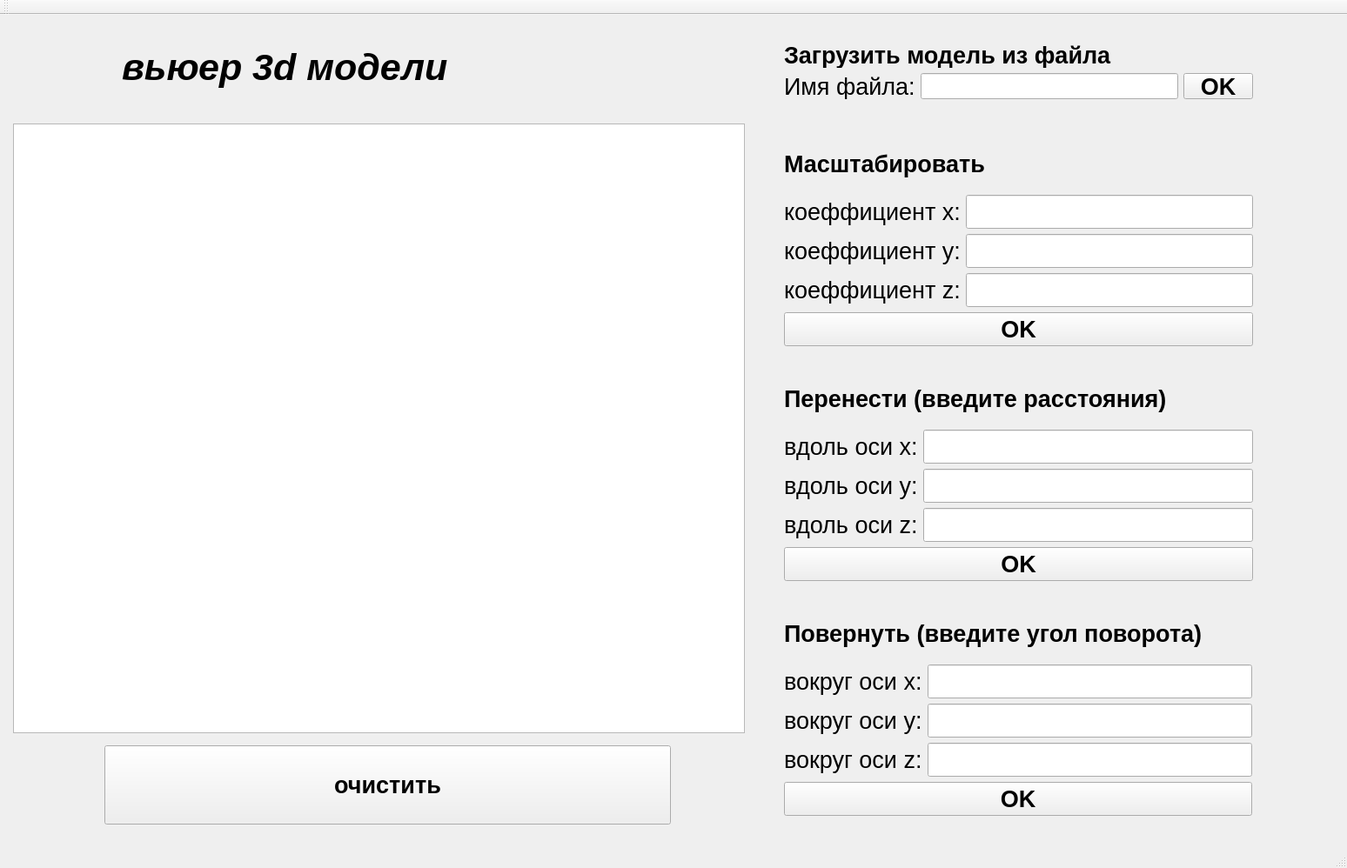
<?xml version="1.0" encoding="UTF-8"?>
<ui version="4.0">
 <class>MainWindow</class>
 <widget class="QMainWindow" name="MainWindow">
  <property name="enabled">
   <bool>true</bool>
  </property>
  <property name="geometry">
   <rect>
    <x>0</x>
    <y>0</y>
    <width>1548</width>
    <height>998</height>
   </rect>
  </property>
  <property name="minimumSize">
   <size>
    <width>1200</width>
    <height>700</height>
   </size>
  </property>
  <property name="windowTitle">
   <string>MainWindow</string>
  </property>
  <widget class="QWidget" name="centralWidget">
   <widget class="QGraphicsView" name="graphicsView">
    <property name="geometry">
     <rect>
      <x>15</x>
      <y>125</y>
      <width>841</width>
      <height>701</height>
     </rect>
    </property>
    <property name="minimumSize">
     <size>
      <width>500</width>
      <height>500</height>
     </size>
    </property>
   </widget>
   <widget class="QPushButton" name="clean_but">
    <property name="geometry">
     <rect>
      <x>120</x>
      <y>840</y>
      <width>651</width>
      <height>91</height>
     </rect>
    </property>
    <property name="font">
     <font>
      <pointsize>20</pointsize>
      <weight>75</weight>
      <bold>true</bold>
     </font>
    </property>
    <property name="cursor">
     <cursorShape>PointingHandCursor</cursorShape>
    </property>
    <property name="text">
     <string>очистить</string>
    </property>
   </widget>
   <widget class="QWidget" name="layoutWidget">
    <property name="geometry">
     <rect>
      <x>890</x>
      <y>400</y>
      <width>561</width>
      <height>262</height>
     </rect>
    </property>
    <layout class="QVBoxLayout" name="verticalLayout_4">
     <item>
      <widget class="QLabel" name="label_7">
       <property name="font">
        <font>
         <pointsize>20</pointsize>
         <weight>75</weight>
         <bold>true</bold>
        </font>
       </property>
       <property name="text">
        <string>Перенести (введите расстояния)</string>
       </property>
      </widget>
     </item>
     <item>
      <layout class="QHBoxLayout" name="horizontalLayout_6">
       <item>
        <widget class="QLabel" name="label_8">
         <property name="font">
          <font>
           <pointsize>20</pointsize>
          </font>
         </property>
         <property name="text">
          <string>вдоль оси x:</string>
         </property>
        </widget>
       </item>
       <item>
        <widget class="QLineEdit" name="x_scale_2">
         <property name="font">
          <font>
           <pointsize>20</pointsize>
          </font>
         </property>
        </widget>
       </item>
      </layout>
     </item>
     <item>
      <layout class="QHBoxLayout" name="horizontalLayout_7">
       <item>
        <widget class="QLabel" name="label_9">
         <property name="font">
          <font>
           <pointsize>20</pointsize>
          </font>
         </property>
         <property name="text">
          <string>вдоль оси y:</string>
         </property>
        </widget>
       </item>
       <item>
        <widget class="QLineEdit" name="y_scale_2">
         <property name="font">
          <font>
           <pointsize>20</pointsize>
          </font>
         </property>
        </widget>
       </item>
      </layout>
     </item>
     <item>
      <layout class="QHBoxLayout" name="horizontalLayout_8">
       <item>
        <widget class="QLabel" name="label_10">
         <property name="font">
          <font>
           <pointsize>20</pointsize>
          </font>
         </property>
         <property name="text">
          <string>вдоль оси z:</string>
         </property>
        </widget>
       </item>
       <item>
        <widget class="QLineEdit" name="z_scale_2">
         <property name="font">
          <font>
           <pointsize>20</pointsize>
          </font>
         </property>
        </widget>
       </item>
      </layout>
     </item>
     <item>
      <widget class="QPushButton" name="scale_but_2">
       <property name="font">
        <font>
         <pointsize>20</pointsize>
         <weight>75</weight>
         <bold>true</bold>
        </font>
       </property>
       <property name="cursor">
        <cursorShape>PointingHandCursor</cursorShape>
       </property>
       <property name="text">
        <string>OK</string>
       </property>
      </widget>
     </item>
    </layout>
   </widget>
   <widget class="QWidget" name="layoutWidget_2">
    <property name="geometry">
     <rect>
      <x>890</x>
      <y>670</y>
      <width>560</width>
      <height>262</height>
     </rect>
    </property>
    <layout class="QVBoxLayout" name="verticalLayout_5">
     <item>
      <widget class="QLabel" name="label_11">
       <property name="font">
        <font>
         <pointsize>20</pointsize>
         <weight>75</weight>
         <bold>true</bold>
        </font>
       </property>
       <property name="text">
        <string>Повернуть (введите угол поворота)</string>
       </property>
      </widget>
     </item>
     <item>
      <layout class="QHBoxLayout" name="horizontalLayout_9">
       <item>
        <widget class="QLabel" name="label_12">
         <property name="font">
          <font>
           <pointsize>20</pointsize>
          </font>
         </property>
         <property name="text">
          <string>вокруг оси x:</string>
         </property>
        </widget>
       </item>
       <item>
        <widget class="QLineEdit" name="x_scale_3">
         <property name="font">
          <font>
           <pointsize>20</pointsize>
          </font>
         </property>
        </widget>
       </item>
      </layout>
     </item>
     <item>
      <layout class="QHBoxLayout" name="horizontalLayout_10">
       <item>
        <widget class="QLabel" name="label_13">
         <property name="font">
          <font>
           <pointsize>20</pointsize>
          </font>
         </property>
         <property name="text">
          <string>вокруг оси y:</string>
         </property>
        </widget>
       </item>
       <item>
        <widget class="QLineEdit" name="y_scale_3">
         <property name="font">
          <font>
           <pointsize>20</pointsize>
          </font>
         </property>
        </widget>
       </item>
      </layout>
     </item>
     <item>
      <layout class="QHBoxLayout" name="horizontalLayout_11">
       <item>
        <widget class="QLabel" name="label_14">
         <property name="font">
          <font>
           <pointsize>20</pointsize>
          </font>
         </property>
         <property name="text">
          <string>вокруг оси z:</string>
         </property>
        </widget>
       </item>
       <item>
        <widget class="QLineEdit" name="z_scale_3">
         <property name="font">
          <font>
           <pointsize>20</pointsize>
          </font>
         </property>
        </widget>
       </item>
      </layout>
     </item>
     <item>
      <widget class="QPushButton" name="scale_but_3">
       <property name="font">
        <font>
         <pointsize>20</pointsize>
         <weight>75</weight>
         <bold>true</bold>
        </font>
       </property>
       <property name="cursor">
        <cursorShape>PointingHandCursor</cursorShape>
       </property>
       <property name="text">
        <string>OK</string>
       </property>
      </widget>
     </item>
    </layout>
   </widget>
   <widget class="QLabel" name="label_15">
    <property name="geometry">
     <rect>
      <x>140</x>
      <y>10</y>
      <width>421</width>
      <height>101</height>
     </rect>
    </property>
    <property name="font">
     <font>
      <pointsize>32</pointsize>
      <weight>75</weight>
      <italic>true</italic>
      <bold>true</bold>
      <underline>false</underline>
     </font>
    </property>
    <property name="text">
     <string>вьюер 3d модели</string>
    </property>
   </widget>
   <widget class="QWidget" name="">
    <property name="geometry">
     <rect>
      <x>890</x>
      <y>20</y>
      <width>561</width>
      <height>88</height>
     </rect>
    </property>
    <layout class="QVBoxLayout" name="verticalLayout_2">
     <item>
      <widget class="QLabel" name="label">
       <property name="font">
        <font>
         <pointsize>20</pointsize>
         <weight>75</weight>
         <bold>true</bold>
        </font>
       </property>
       <property name="text">
        <string>Загрузить модель из файла</string>
       </property>
      </widget>
     </item>
     <item>
      <layout class="QHBoxLayout" name="horizontalLayout_2">
       <item>
        <layout class="QVBoxLayout" name="verticalLayout">
         <item>
          <layout class="QHBoxLayout" name="horizontalLayout">
           <item>
            <widget class="QLabel" name="label_2">
             <property name="font">
              <font>
               <pointsize>20</pointsize>
              </font>
             </property>
             <property name="text">
              <string>Имя файла:</string>
             </property>
            </widget>
           </item>
           <item>
            <widget class="QLineEdit" name="lineEdit">
             <property name="font">
              <font>
               <pointsize>20</pointsize>
              </font>
             </property>
            </widget>
           </item>
           <item>
            <widget class="QPushButton" name="download_but">
             <property name="font">
              <font>
               <pointsize>20</pointsize>
               <weight>75</weight>
               <bold>true</bold>
              </font>
             </property>
             <property name="cursor">
              <cursorShape>PointingHandCursor</cursorShape>
             </property>
             <property name="text">
              <string>OK</string>
             </property>
            </widget>
           </item>
          </layout>
         </item>
        </layout>
       </item>
      </layout>
     </item>
    </layout>
   </widget>
   <widget class="QWidget" name="">
    <property name="geometry">
     <rect>
      <x>890</x>
      <y>130</y>
      <width>561</width>
      <height>262</height>
     </rect>
    </property>
    <layout class="QVBoxLayout" name="verticalLayout_3">
     <item>
      <widget class="QLabel" name="label_4">
       <property name="font">
        <font>
         <pointsize>20</pointsize>
         <weight>75</weight>
         <bold>true</bold>
        </font>
       </property>
       <property name="text">
        <string>Масштабировать</string>
       </property>
      </widget>
     </item>
     <item>
      <layout class="QHBoxLayout" name="horizontalLayout_3">
       <item>
        <widget class="QLabel" name="label_3">
         <property name="font">
          <font>
           <pointsize>20</pointsize>
          </font>
         </property>
         <property name="text">
          <string>коеффициент x:</string>
         </property>
        </widget>
       </item>
       <item>
        <widget class="QLineEdit" name="x_scale">
         <property name="font">
          <font>
           <pointsize>20</pointsize>
          </font>
         </property>
        </widget>
       </item>
      </layout>
     </item>
     <item>
      <layout class="QHBoxLayout" name="horizontalLayout_4">
       <item>
        <widget class="QLabel" name="label_5">
         <property name="font">
          <font>
           <pointsize>20</pointsize>
          </font>
         </property>
         <property name="text">
          <string>коеффициент y:</string>
         </property>
        </widget>
       </item>
       <item>
        <widget class="QLineEdit" name="y_scale">
         <property name="font">
          <font>
           <pointsize>20</pointsize>
          </font>
         </property>
        </widget>
       </item>
      </layout>
     </item>
     <item>
      <layout class="QHBoxLayout" name="horizontalLayout_5">
       <item>
        <widget class="QLabel" name="label_6">
         <property name="font">
          <font>
           <pointsize>20</pointsize>
          </font>
         </property>
         <property name="text">
          <string>коеффициент z:</string>
         </property>
        </widget>
       </item>
       <item>
        <widget class="QLineEdit" name="z_scale">
         <property name="font">
          <font>
           <pointsize>20</pointsize>
          </font>
         </property>
        </widget>
       </item>
      </layout>
     </item>
     <item>
      <widget class="QPushButton" name="scale_but">
       <property name="font">
        <font>
         <pointsize>20</pointsize>
         <weight>75</weight>
         <bold>true</bold>
        </font>
       </property>
       <property name="cursor">
        <cursorShape>PointingHandCursor</cursorShape>
       </property>
       <property name="text">
        <string>OK</string>
       </property>
      </widget>
     </item>
    </layout>
   </widget>
  </widget>
  <widget class="QMenuBar" name="menuBar">
   <property name="geometry">
    <rect>
     <x>0</x>
     <y>0</y>
     <width>1548</width>
     <height>21</height>
    </rect>
   </property>
  </widget>
  <widget class="QToolBar" name="mainToolBar">
   <attribute name="toolBarArea">
    <enum>TopToolBarArea</enum>
   </attribute>
   <attribute name="toolBarBreak">
    <bool>false</bool>
   </attribute>
  </widget>
  <widget class="QStatusBar" name="statusBar"/>
 </widget>
 <layoutdefault spacing="6" margin="11"/>
 <resources/>
 <connections/>
</ui>
